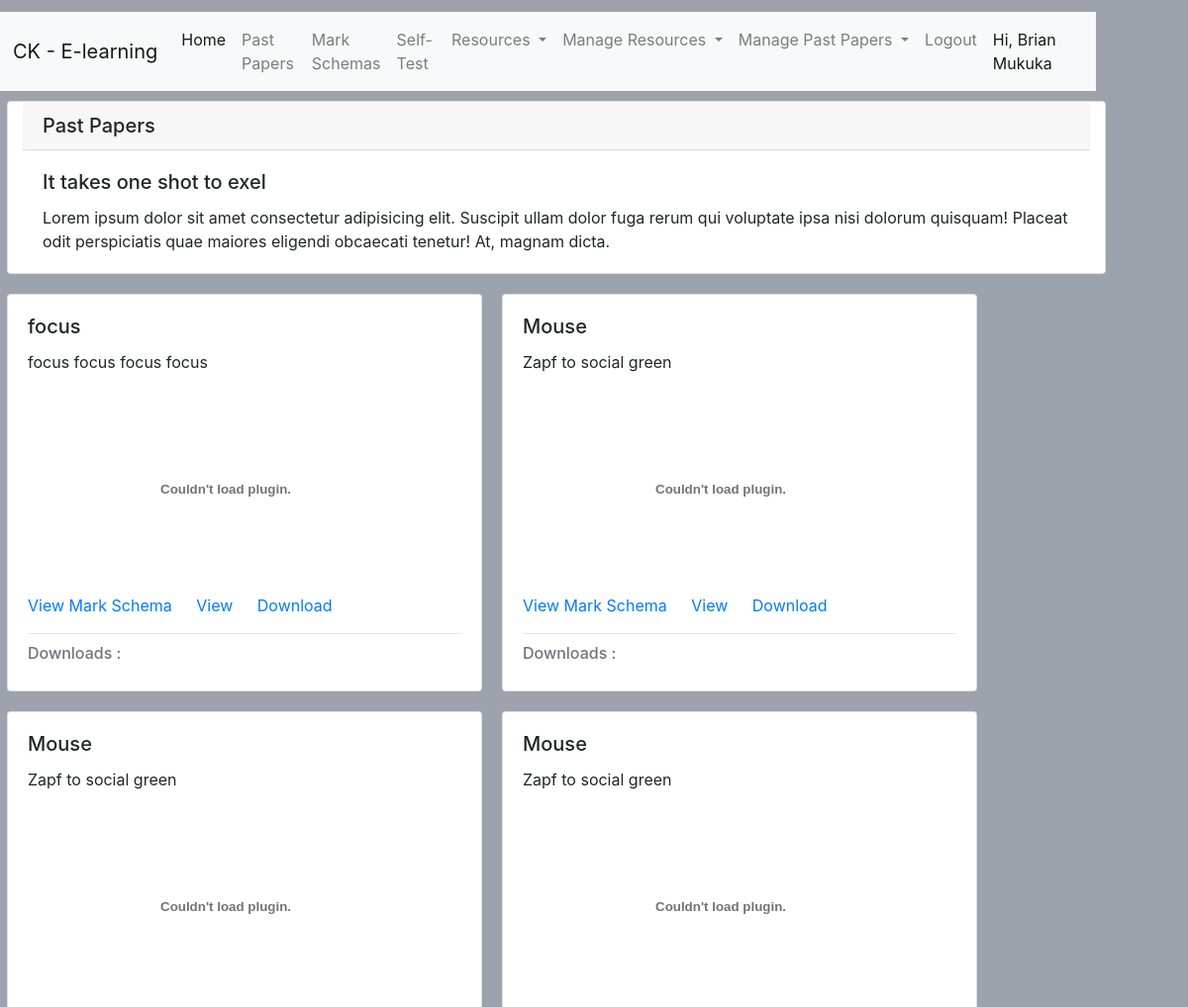
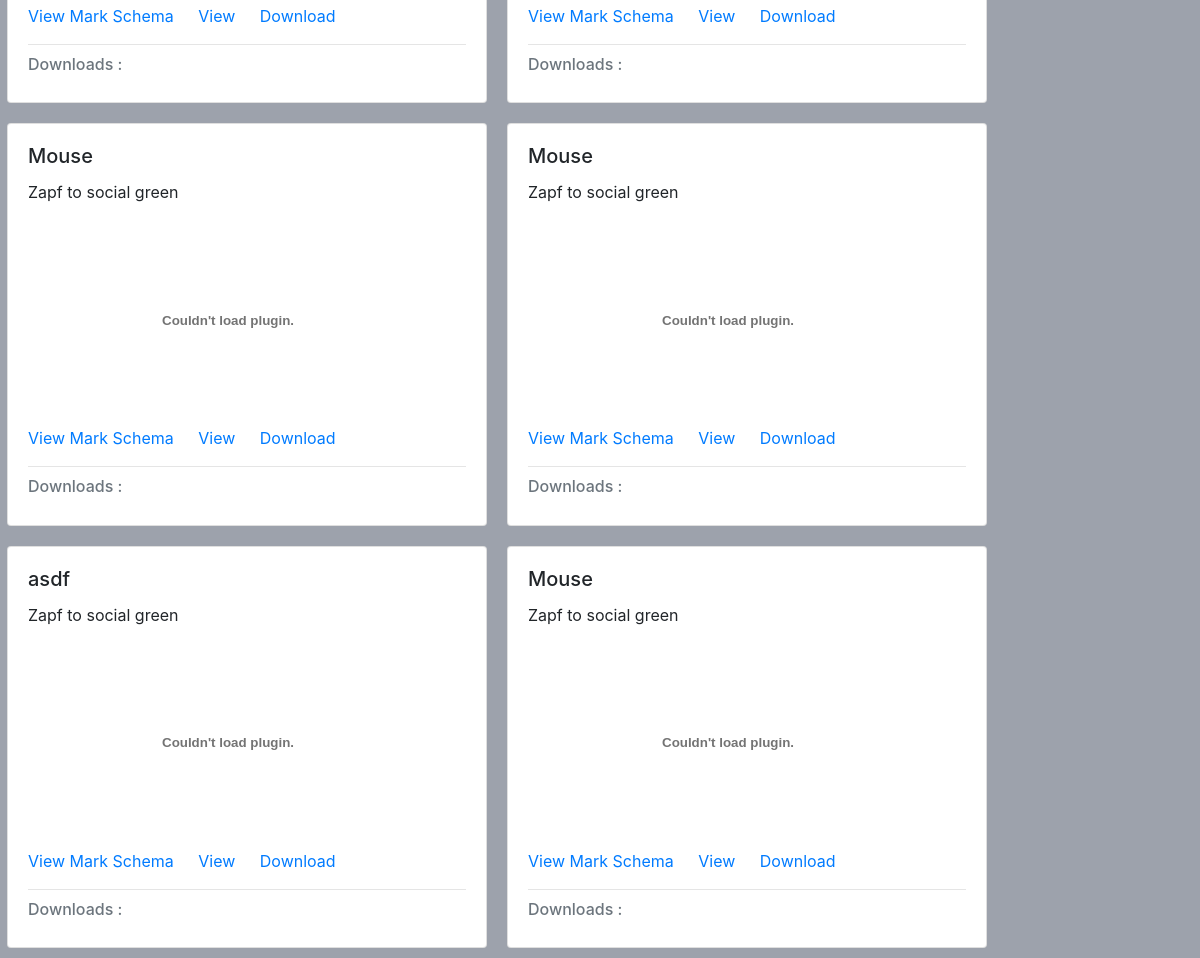
The page /lessons/past_papers/index.php (signed in) on the database its author committed (2 pictures, top to bottom).
### tables this page shows
CREATE TABLE `past_papers` (
  `id` int(11) NOT NULL,
  `title` varchar(100) NOT NULL,
  `year` int(11) NOT NULL,
  `subject` varchar(100) DEFAULT NULL,
  `created_by` varchar(100) NOT NULL,
  `updated_at` date DEFAULT NULL,
  `created_at` timestamp NOT NULL DEFAULT current_timestamp(),
  `mark_schema_id` int(11) DEFAULT NULL,
  `downloads` bigint(20) DEFAULT NULL,
  `month` int(11) DEFAULT NULL,
  `description` text NOT NULL,
  `link` varchar(1000) NOT NULL,
  `level` varchar(100) NOT NULL DEFAULT 'junior'
);

### lessons/api/index.php (called while the page is built, shortened)
<?php
function getPastPapers(){
    $conn = DBCoonect();
       $grade = isset($_SESSION['user']['grade']) ? $_SESSION['user']['grade']: 'junior' ;
       $level = $grade > 9 ? 'senior' : 'junior';
           if (isset($_GET['month']) && isset($_GET['year'])) {
           $month = $_GET['month'];
           $year = $_GET['year'];
       $sql = "SELECT * FROM past_papers WHERE `month` = '$month' AND `year` = '$year' AND `level` = '$level' ";
           }else{
       $sql = "SELECT * FROM past_papers WHERE `level` = '$level' ";
           }
    $results = mysqli_query($conn,$sql);
    $rows = [];
    while ($row = mysqli_fetch_assoc($results)) {
        array_unshift($rows,$row);
    }
    return $rows;
}
function getFileStoragePath(){
    return 'http://'.$_SERVER['HTTP_HOST'].'/comp_test/storage/';
}

### lessons/past_papers/index.php (the view, shortened to what this page needs)
<?php
require_once('../../layout/admin/header.php');
require_once('../api/index.php');
$files = getPastPapers();
?>
<div class="card col-md-12">
  <h5 class="card-header">Past Papers</h5>
  <div class="card-body">
    <h5 class="card-title">It takes one shot to exel</h5>
    <p class="card-text">Lorem ipsum dolor sit amet consectetur adipisicing elit. Suscipit ullam dolor fuga rerum qui voluptate ipsa nisi dolorum quisquam! Placeat odit perspiciatis quae maiores eligendi obcaecati tenetur! At, magnam dicta.</p>
  </div>
</div>
<?php  if(count($files)):
        $index = 0;
        while($index < count($files) ):
            $row = $files[$index] ;
            $title = $row['title'];
            $downloads = $row['downloads'];
            $description = $row['description'];
            $file = ($row['link']) ;
             $fileStorage =  getFileStoragePath();
            $path = ($fileStorage.$file) ;
           $month = $row['month'];
           $year = $row['year'];
           $markSchemaLink = "/comp_test/lessons/mark_schema?month=$month&year=$year";
    ?>
<div class="card" style="width: 30rem;">
  <div class="card-body">
    <h5 class="card-title"><?php echo $title?></h5>
    <p class="card-text">
    <?php echo $description?>
    </p>
    <embed src="<?php echo $path;  ?>" width="400" height="200" alt="pdf" pluginspage="http://www.adobe.com/products/acrobat/readstep2.html">
    <a href="<?php echo $markSchemaLink?>" class="card-link">View Mark Schema </a>
    <a href="<?php echo $path;  ?>" target='_blank' class="card-link">View </a>
    <a href="<?php echo $path;  ?>" target='_blank' class="card-link" download>Download </a>
    <hr />
        <h6 class="card-subtitle mb-2 text-muted">
    Downloads :<?php echo $downloads?></h6>
  </div>
</div>
        <?php $index++; endwhile;   else:  ?>
<?php  endif  ?>
<?php
require_once('../../layout/admin/footer.php')
?>

### assets/css/custom.css (style rules this page uses)
@media screen and (min-width: 480px) { body { background-color: rgb(157, 162, 172); width: 90vw; height: 90vh; margin: 1vw; } }
.card { margin:10px !important }

### rows shown on the page
past_papers: title "focus", description "focus focus focus focus"
past_papers: title "Mouse", description "Zapf to social green"
past_papers: title "Mouse", description "Zapf to social green"
past_papers: title "Mouse", description "Zapf to social green"
past_papers: title "Mouse", description "Zapf to social green"
past_papers: title "Mouse", description "Zapf to social green"
past_papers: title "asdf", description "Zapf to social green"
past_papers: title "Mouse", description "Zapf to social green"

### other values the page prints
$_SESSION['user']['name'] "Brian Mukuka"
